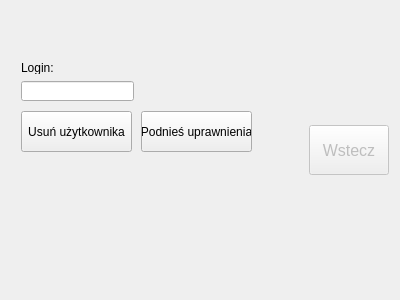
<?xml version="1.0" encoding="UTF-8"?>
<ui version="4.0">
 <class>adminwindow</class>
 <widget class="QWidget" name="adminwindow">
  <property name="geometry">
   <rect>
    <x>0</x>
    <y>0</y>
    <width>400</width>
    <height>300</height>
   </rect>
  </property>
  <property name="windowTitle">
   <string>Form</string>
  </property>
  <layout class="QHBoxLayout" name="horizontalLayout">
   <item>
    <widget class="QStackedWidget" name="stackedWidget">
     <property name="currentIndex">
      <number>1</number>
     </property>
     <widget class="QWidget" name="MainPage">
      <layout class="QVBoxLayout" name="verticalLayout">
       <item>
        <widget class="QPushButton" name="EditUsersPushButton">
         <property name="minimumSize">
          <size>
           <width>0</width>
           <height>50</height>
          </size>
         </property>
         <property name="font">
          <font>
           <pointsize>12</pointsize>
          </font>
         </property>
         <property name="text">
          <string>Edytuj listę użytkowników</string>
         </property>
        </widget>
       </item>
       <item>
        <widget class="QPushButton" name="EditItemsPushButton">
         <property name="minimumSize">
          <size>
           <width>0</width>
           <height>50</height>
          </size>
         </property>
         <property name="font">
          <font>
           <pointsize>12</pointsize>
          </font>
         </property>
         <property name="text">
          <string>Edytuj listę przedmiotów</string>
         </property>
        </widget>
       </item>
       <item>
        <widget class="QPushButton" name="RaportsPushButton">
         <property name="minimumSize">
          <size>
           <width>0</width>
           <height>50</height>
          </size>
         </property>
         <property name="font">
          <font>
           <pointsize>12</pointsize>
          </font>
         </property>
         <property name="text">
          <string>Raportowanie?</string>
         </property>
        </widget>
       </item>
      </layout>
     </widget>
     <widget class="QWidget" name="EditUsersPage">
      <widget class="QLineEdit" name="ChooseUserLineEdit">
       <property name="geometry">
        <rect>
         <x>10</x>
         <y>70</y>
         <width>113</width>
         <height>20</height>
        </rect>
       </property>
      </widget>
      <widget class="QPushButton" name="DeleteUserPushButton">
       <property name="geometry">
        <rect>
         <x>10</x>
         <y>100</y>
         <width>111</width>
         <height>41</height>
        </rect>
       </property>
       <property name="text">
        <string>Usuń użytkownika</string>
       </property>
      </widget>
      <widget class="QPushButton" name="MakeAdminPushButton">
       <property name="geometry">
        <rect>
         <x>130</x>
         <y>100</y>
         <width>111</width>
         <height>41</height>
        </rect>
       </property>
       <property name="text">
        <string>Podnieś uprawnienia</string>
       </property>
      </widget>
      <widget class="QLabel" name="LoginLabel">
       <property name="geometry">
        <rect>
         <x>10</x>
         <y>50</y>
         <width>47</width>
         <height>13</height>
        </rect>
       </property>
       <property name="text">
        <string>Login:</string>
       </property>
      </widget>
     </widget>
     <widget class="QWidget" name="EditItemsPage"/>
    </widget>
   </item>
   <item>
    <widget class="QPushButton" name="BackPushButton">
     <property name="enabled">
      <bool>false</bool>
     </property>
     <property name="minimumSize">
      <size>
       <width>0</width>
       <height>50</height>
      </size>
     </property>
     <property name="font">
      <font>
       <pointsize>12</pointsize>
      </font>
     </property>
     <property name="text">
      <string>Wstecz</string>
     </property>
    </widget>
   </item>
  </layout>
 </widget>
 <resources/>
 <connections/>
</ui>
